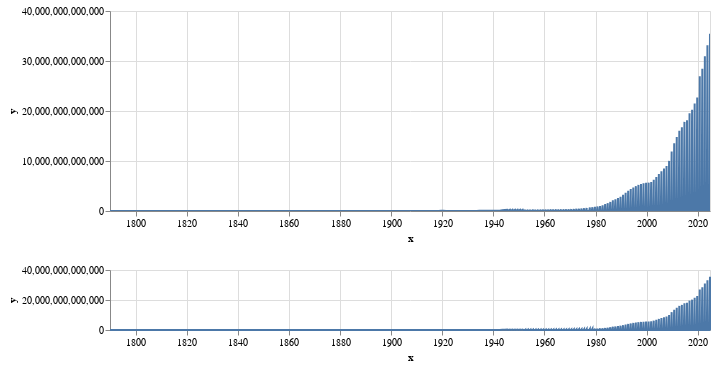

Notebook source saved alongside this figure:
### Markdown cell above
Money Markets are Reverse Repos and T-bills.  MM Funds invest there for a little interest.  If there is less T-bills then more Repos are needed to fullfil the MM needs.

### Code cell
from macroecon_wrappy import plots
charts = plots.graph_ts_js(measure, cols=['col-0', 'col-1'], recession_bars=False, log_scale=None)
charts

### Figure 1 — Vega-Lite specification as saved in the notebook (floating-point values rounded to 4 significant figures; data arrays with more than 128 entries replaced by an {"elided": "..."} marker saying what was removed)
{"config": {"view": {"continuousWidth": 300, "continuousHeight": 300}}, "vconcat": [{"mark": {"type": "line"}, "encoding": {"x": {"field": "x", "scale": {"domain": {"param": "param_1"}}, "type": "temporal"}, "y": {"field": "y", "type": "quantitative"}}, "height": 200, "width": 600}, {"mark": {"type": "line"}, "encoding": {"x": {"field": "x", "type": "temporal"}, "y": {"field": "y", "type": "quantitative"}}, "height": 60, "name": "view_1", "width": 600}], "data": {"name": "data-dfd78edc37416b1386238bfcd21b50b0"}, "params": [{"name": "param_1", "select": {"type": "interval", "encodings": ["x"]}, "views": ["view_1"]}], "$schema": "https://vega.github.io/schema/vega-lite/v5.20.1.json", "datasets": {"data-dfd78edc37416b1386238bfcd21b50b0": {"elided": "535 records"}}}
